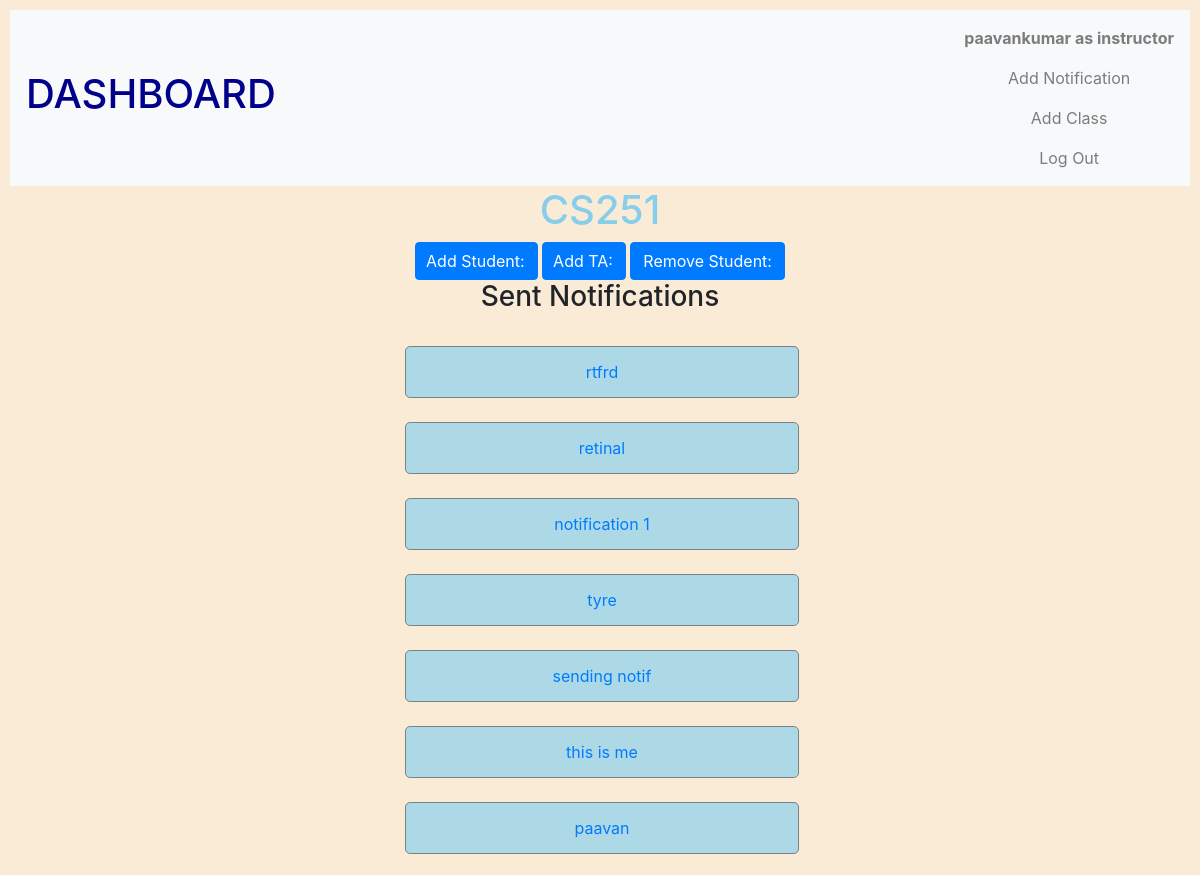
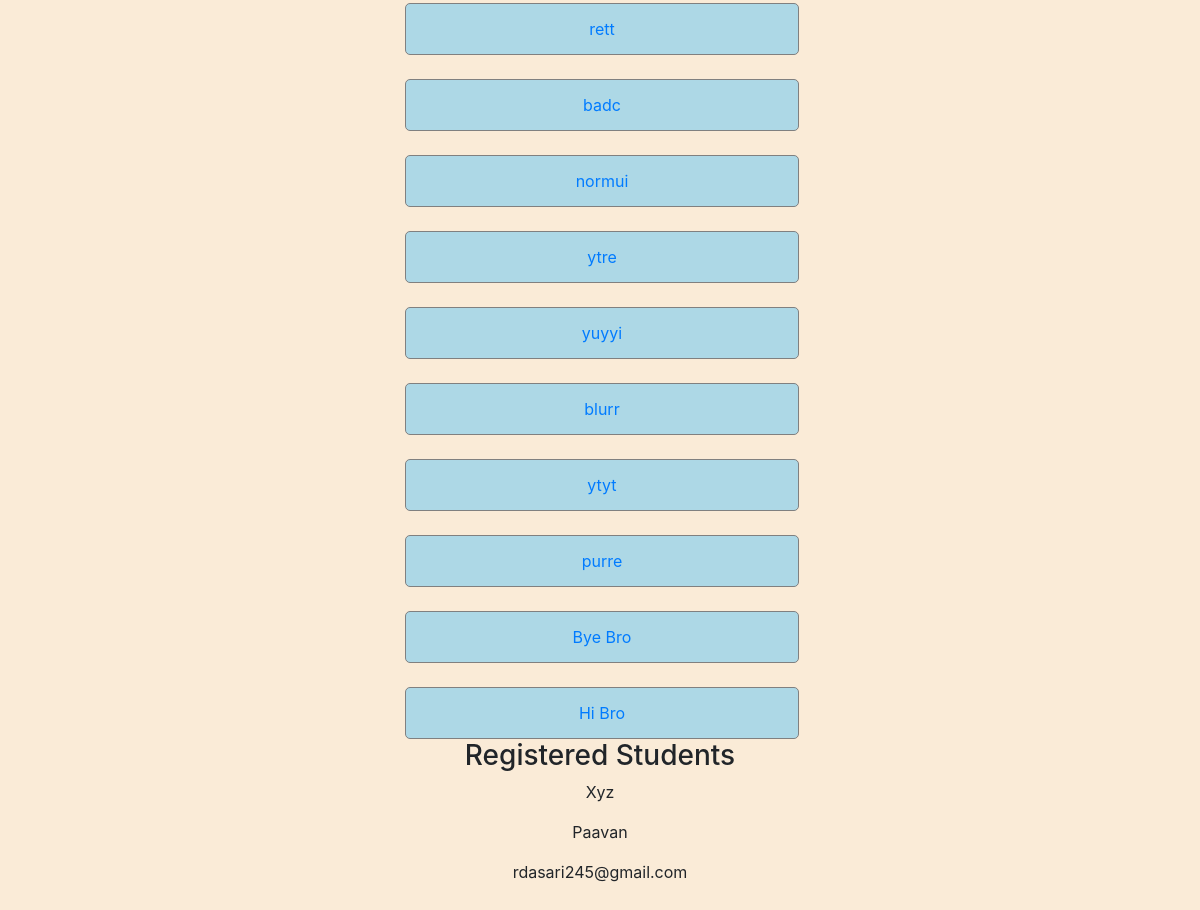
/5/class_view (signed in), run on the app's committed database (2 pictures, top to bottom).
### Dashboard/models.py (models this page shows, shortened)
class User(AbstractUser):
    role = models.CharField(max_length=255, default="NONE")
    token = models.CharField(max_length=255, null=True)

class Classes(models.Model):
    name = models.CharField(max_length=255)
    instructor = models.ForeignKey(User, on_delete=models.CASCADE, related_name="teach_classes")
    students = models.ManyToManyField(User, related_name="in_classes")
    teaching_assistant = models.ManyToManyField(User, related_name="assist_classes")

class Notification(models.Model):
    sender = models.ForeignKey(User, on_delete=models.PROTECT, related_name="notifications_sent")
    class_group = models.ForeignKey(Classes, on_delete=models.PROTECT, related_name="class_notification")
    topic = models.CharField(max_length=255)
    body = models.TextField(blank=True)
    timestamp = models.DateTimeField(auto_now_add=True)
    seen = models.ManyToManyField(User, related_name="recieved_notif")
    reciepent = models.CharField(max_length=255)
    priority = models.CharField(max_length=255)
    class Meta:
        ordering = ("-timestamp",)

### Dashboard/views.py (the view)
# urls.py: path("<int:id>/class_view", views.class_view, name="class_view"),
@login_required(login_url="login")
def class_view(request, id):
    user = request.user
    try:
        if user.role == "instructor":
            cl = user.teach_classes.get(pk=id)
            in_student = cl.students.all()
            students = User.objects.filter(Q(role='TA') | Q(role='student')).exclude(in_classes=cl).exclude(assist_classes = cl)
            return render (request, 'Dashboard/class_view.html', {"students":students, "class":cl, "notifications":cl.class_notification.all(), "in_student": in_student})
        else:
            cl = user.assist_classes.get(pk=id)
            return render (request, 'Dashboard/class_view.html', {"class":cl, "notifications":cl.class_notification.all()})
    except:
        raise Http404

### Dashboard/templates/Dashboard/class_view.html (shortened to what this page needs)
{% extends "Dashboard/layout.html" %}
{% load static %}
{% block body %}
{% if user.is_authenticated %}
    <h1 style="text-align: center; color: skyblue;">{{ class.name }}</h3>
    {% if user.role == "instructor" %}
    <button class="btn btn-primary" style="padding-left: 10px;" onclick="myFunction('add_student')">Add Student:</button>
    <button class = "btn btn-primary" style="padding-left: 10px;" onclick="myFunction('add_ta')">Add TA:</button>
    <button class="btn btn-primary" onclick="myFunction('remove_student')">Remove Student:</button>
    <br>
    {% endif %}
    <h3>Sent Notifications</h3>
    {% for notif in notifications %}
    <br>
        <div class="nav-item elem col-sm-4">
            <a class="nav-link" href="{% url 'notification_view' notif.id %}">{{ notif.topic }}</a>
        </div>
    {% empty %}
        <h4>No notifications sent yet</h4>
    {% endfor %}
    <h3>Registered Students</h3>
    {% for stud in in_student %}
        <p>{{ stud.username }}</p>
    {% empty %}
        <h4>No registered students</h4>
    {% endfor %}
{% else %}
    <h3>Login to access functionalities.</h3>
{% endif %}
{% endblock %}

### Dashboard/templates/Dashboard/layout.html (shortened to what this page needs)
{% load static %}
<!DOCTYPE html>
<html lang="en">
    <head>
        <link rel="stylesheet" href="{% static 'Dashboard/bootstrap.min.css' %}">
        <link href="{% static 'Dashboard/styles.css' %}" rel="stylesheet">
    </head>
    <body>
        <nav class="navbar navbar-light bg-light">
            <a class="navbar-brand" href="{% url 'index' %}"><h1>DASHBOARD</h1></a>
            <div>
              <ul class="navbar-nav mr-auto">
                {% if user.is_authenticated and user.role != "student" %}
                    <li class="nav-item">
                        <a class="nav-link" href="#"><strong>{{ user.username }} as {{ user.role }}</strong></a>
                    </li>
                {% endif %}
                {% if user.role == "instructor" or user.role == "TA" %}
                    <li class="nav-item">
                        <a class="nav-link" href="{% url 'notification' %}">Add Notification</a>
                    </li>
                {% endif %}
                {% if user.role == "instructor" %}
                    <li class="nav-item">
                        <a class="nav-link" href="{% url 'add_class' %}">Add Class</a>
                    </li>
                {% endif %}
                {% if user.is_authenticated and user.role != student %}
                    <li class="nav-item">
                        <a class="nav-link" href="{% url 'logout' %}">Log Out</a>
                    </li>
                {% endif %}
              </ul>
            </div>
          </nav>
        <div class="body">
            {% block body %}
            {% endblock %}
        </div>
    </body>
</html>

### Dashboard/static/Dashboard/styles.css (style rules this page uses)
body { padding: 10px; border: 1px solid value; }
.elem { border: thin solid grey ; margin-left:33.5%; padding: 5px; color: skyblue; border-radius: 5px; background-color: lightblue; }
body { top: 50%; padding: 10px; margin-left: 0%; text-align: center; background-color: antiquewhite; }

### Dashboard/templates/Dashboard/layout.html (style rules this page uses)
h1 { color:darkblue; }

### data on the page
User: username "paavankumar", role "instructor"
Classes: name "CS251"
Notification: topic "rtfrd"
Notification: topic "retinal"
Notification: topic "notification 1"
Notification: topic "tyre"
Notification: topic "sending notif"
Notification: topic "this is me"
Notification: topic "paavan"
Notification: topic "rett"
Notification: topic "badc"
Notification: topic "normui"
Notification: topic "ytre"
Notification: topic "yuyyi"
Notification: topic "blurr"
Notification: topic "ytyt"
Notification: topic "purre"
Notification: topic "Bye Bro"
Notification: topic "Hi Bro"
User: username "Xyz"
User: username "Paavan"
User: username "rdasari245@gmail.com"
